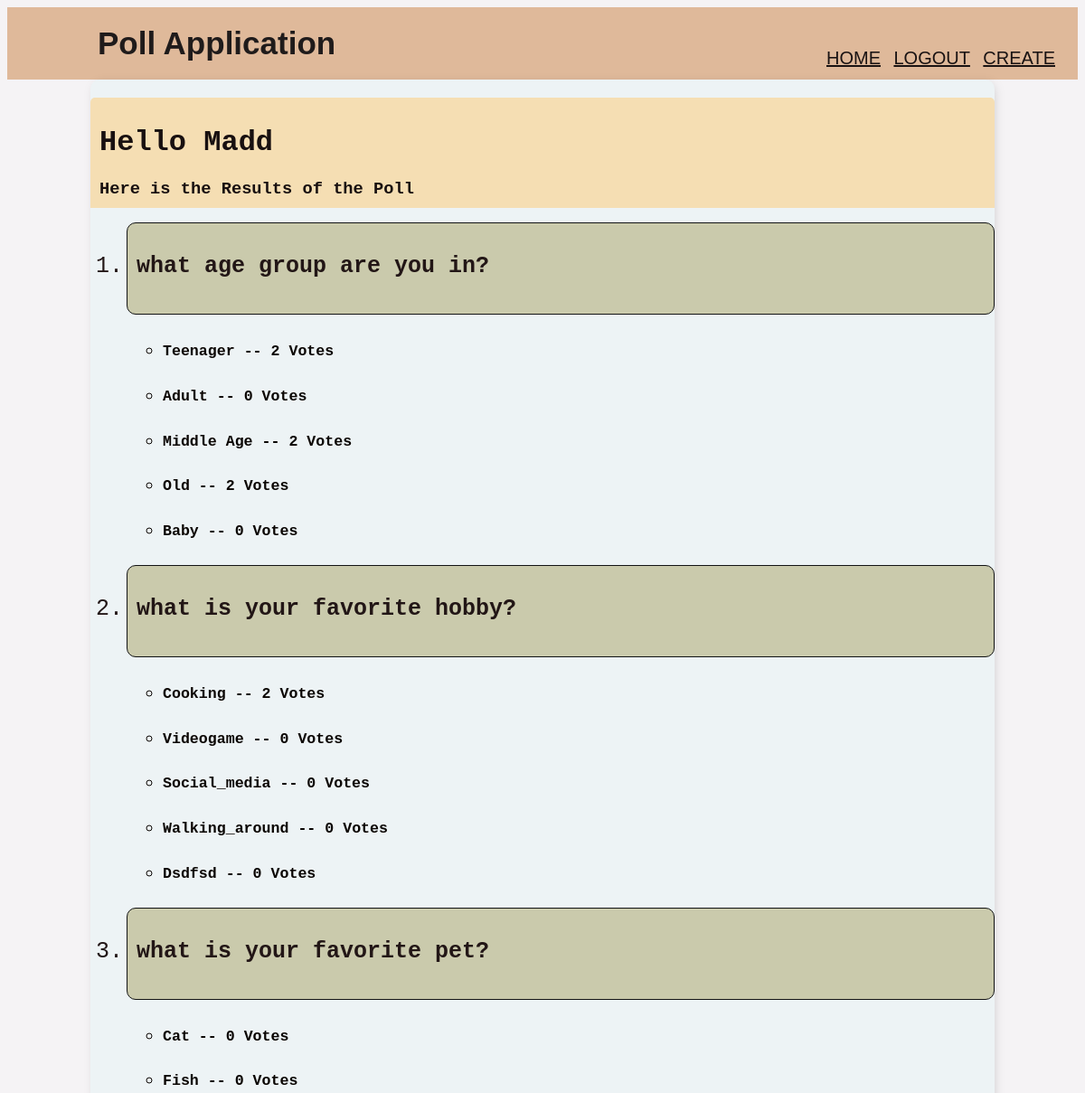
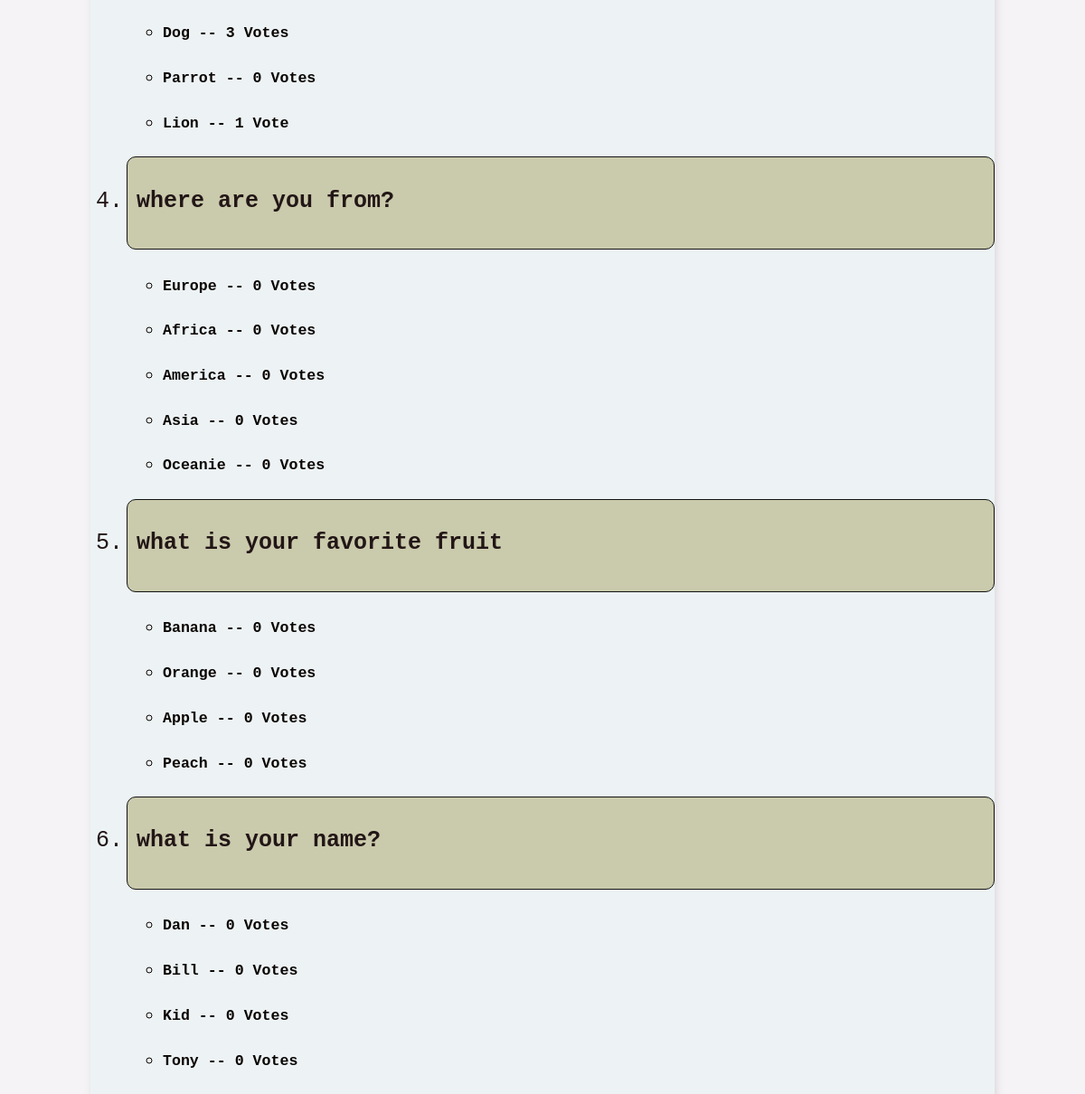
The app's page /bonus/ (signed in) with its own data (2 pictures, top to bottom).
### polls/models.py (models this page shows)
class Question(models.Model):
    question_text = models.CharField(max_length=200)
    pub_date = models.DateTimeField(auto_now_add= True)

class Choice(models.Model):
    question = models.ForeignKey(Question, on_delete=models.CASCADE, null=True, blank=True)
    choice_text = models.CharField(max_length=200)
    votes = models.IntegerField(default=0)

### polls/views.py (the view)
# urls.py: path('bonus/', views.BonusView.as_view(), name='bonus'),
class BonusView(generic.ListView):
    template_name = 'polls/bonus.html'
    context_object_name = 'question_list'
    def get_queryset(self):
        return Question.objects.order_by('-pub_date')

### polls/templates/polls/bonus.html
{% extends 'polls/base.html' %} {% block content %}
<div class="header-bar">
    <div>
        <h1>Hello {{request.user|title}}</h1>
        <h3 style="margin:0">Here is the Results of the Poll </h3>
    </div>
</div>
{% if question_list %}
    <ol>
    {% for question in question_list %}
        <div id = "quest">
            <li> <h4> {{ question.question_text }} </h4></li>
        </div>
            <ul>
                {% for choice in question.choice_set.all %}
                <div id = "answers">
                    <li> <h5 >{{ choice.choice_text }} -- {{ choice.votes }} vote{{ choice.votes|pluralize }}</h5> </li>
                </div>
                {% endfor %}
            </ul>
    {% endfor %}
    </ol>
{% else %}
    <p>No polls are available.</p>
{% endif %}
{% endblock content %}

### polls/templates/polls/base.html (style rules this page uses)
body { background-color: rgb(245, 243, 245); font-family: "courier new", monospace; padding-top: 0px; }
.header-bar { justify-content: space-between; color: rgb(24, 16, 16); padding: 10px; border-radius: 5px 5px 0 0; background:wheat; }
#quest { background-color: #cacaac; color: rgb(34, 22, 22); font-size: 25px; border: #121314 1px solid; padding-left: 10px; border-radius: 10px; padding-bottom: 5px; }
#answers { text-transform: capitalize; color: rgb(10, 5, 2); font-size: 20px; font-family: "monaco", monospace; }

### records on screen
Question: question_text "what age group are you in?"
Choice: choice_text "Teenager", votes "2"
Choice: choice_text "Adult", votes "0"
Choice: choice_text "Middle Age", votes "2"
Choice: choice_text "Old", votes "2"
Choice: choice_text "Baby", votes "0"
Question: question_text "what is your favorite hobby?"
Choice: choice_text "Cooking", votes "2"
Choice: choice_text "Videogame", votes "0"
Choice: choice_text "Social_media", votes "0"
Choice: choice_text "Walking_around", votes "0"
Choice: choice_text "Dsdfsd", votes "0"
Question: question_text "what is your favorite pet?"
Choice: choice_text "Cat", votes "0"
Choice: choice_text "Fish", votes "0"
Choice: choice_text "Dog", votes "3"
Choice: choice_text "Parrot", votes "0"
Choice: choice_text "Lion", votes "1"
Question: question_text "where are you from?"
Choice: choice_text "Europe", votes "0"
Choice: choice_text "Africa", votes "0"
Choice: choice_text "America", votes "0"
Choice: choice_text "Asia", votes "0"
Choice: choice_text "Oceanie", votes "0"
Question: question_text "what is your favorite fruit"
Choice: choice_text "Banana", votes "0"
Choice: choice_text "Orange", votes "0"
Choice: choice_text "Apple", votes "0"
Choice: choice_text "Peach", votes "0"
Question: question_text "what is your name?"
Choice: choice_text "Dan", votes "0"
Choice: choice_text "Bill", votes "0"
Choice: choice_text "Kid", votes "0"
Choice: choice_text "Tony", votes "0"

### other values on screen
{{ request.user|title }} "Madd"
